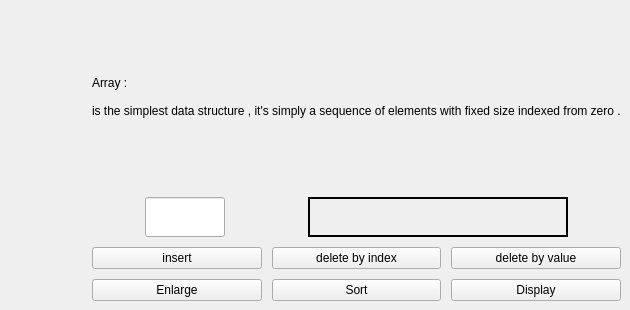
      <widget class="QWidget" name="Array_tab">
       <property name="layoutDirection">
        <enum>Qt::LeftToRight</enum>
       </property>
       <attribute name="title">
        <string>Array</string>
       </attribute>
       <widget class="QWidget" name="layoutWidget">
        <property name="geometry">
         <rect>
          <x>20</x>
          <y>20</y>
          <width>601</width>
          <height>281</height>
         </rect>
        </property>
        <layout class="QHBoxLayout" name="horizontalLayout_3">
         <property name="spacing">
          <number>30</number>
         </property>
         <item>
          <widget class="QLabel" name="array_label">
           <property name="text">
            <string/>
           </property>
          </widget>
         </item>
         <item>
          <layout class="QVBoxLayout" name="verticalLayout_4">
           <property name="spacing">
            <number>10</number>
           </property>
           <item>
            <widget class="QLabel" name="array_text">
             <property name="text">
              <string>Array :
 
is the simplest data structure , it's simply a sequence of elements with fixed size indexed from zero .
  </string>
             </property>
             <property name="textFormat">
              <enum>Qt::AutoText</enum>
             </property>
             <property name="scaledContents">
              <bool>false</bool>
             </property>
             <property name="wordWrap">
              <bool>true</bool>
             </property>
            </widget>
           </item>
           <item>
            <layout class="QHBoxLayout" name="horizontalLayout_13">
             <item>
              <widget class="QLineEdit" name="array_input">
               <property name="enabled">
                <bool>true</bool>
               </property>
               <property name="sizePolicy">
                <sizepolicy hsizetype="Fixed" vsizetype="Fixed">
                 <horstretch>0</horstretch>
                 <verstretch>0</verstretch>
                </sizepolicy>
               </property>
               <property name="maximumSize">
                <size>
                 <width>80</width>
                 <height>40</height>
                </size>
               </property>
               <property name="baseSize">
                <size>
                 <width>80</width>
                 <height>20</height>
                </size>
               </property>
              </widget>
             </item>
             <item>
              <spacer name="horizontalSpacer_3">
               <property name="orientation">
                <enum>Qt::Horizontal</enum>
               </property>
               <property name="sizeType">
                <enum>QSizePolicy::Fixed</enum>
               </property>
               <property name="sizeHint" stdset="0">
                <size>
                 <width>20</width>
                 <height>40</height>
                </size>
               </property>
              </spacer>
             </item>
             <item>
              <widget class="QLabel" name="Array_output">
               <property name="sizePolicy">
                <sizepolicy hsizetype="Maximum" vsizetype="Maximum">
                 <horstretch>0</horstretch>
                 <verstretch>0</verstretch>
                </sizepolicy>
               </property>
               <property name="maximumSize">
                <size>
                 <width>260</width>
                 <height>40</height>
                </size>
               </property>
               <property name="frameShape">
                <enum>QFrame::WinPanel</enum>
               </property>
               <property name="text">
                <string/>
               </property>
              </widget>
             </item>
            </layout>
           </item>
           <item>
            <layout class="QGridLayout" name="gridLayout_2">
             <item row="0" column="2">
              <widget class="QPushButton" name="array_deleteByValue_button">
               <property name="text">
                <string>delete by value</string>
               </property>
              </widget>
             </item>
             <item row="1" column="2">
              <widget class="QPushButton" name="array_display_button">
               <property name="text">
                <string>Display</string>
               </property>
              </widget>
             </item>
             <item row="0" column="1">
              <widget class="QPushButton" name="array_deleteByIndex_button">
               <property name="text">
                <string>delete by index</string>
               </property>
              </widget>
             </item>
             <item row="1" column="1">
              <widget class="QPushButton" name="array_sort_button">
               <property name="text">
                <string>Sort</string>
               </property>
              </widget>
             </item>
             <item row="0" column="0">
              <widget class="QPushButton" name="array_insert_button">
               <property name="text">
                <string>insert</string>
               </property>
              </widget>
             </item>
             <item row="1" column="0">
              <widget class="QPushButton" name="array_Enlarge_button">
               <property name="text">
                <string>Enlarge</string>
               </property>
              </widget>
             </item>
            </layout>
           </item>
          </layout>
         </item>
        </layout>
       </widget>
      </widget>
